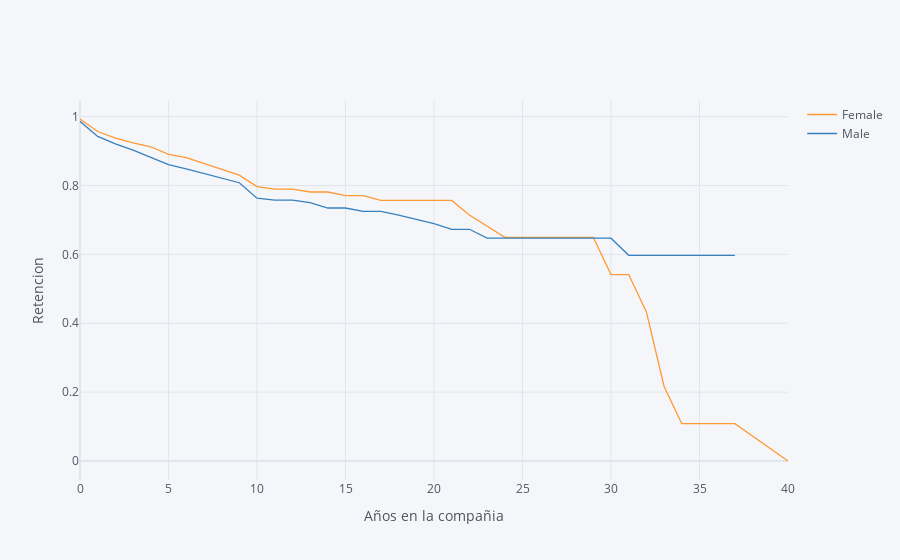

Write notebook code for a chart like this one.
### Markdown cell above
## 2. Compare the plot above with one that plots employee retention rates by gender over the number of years the employee has been working for the company.

### Code cell
ret_rates = survival(data, 'Gender','YearsAtCompany', 'Attrition')
ret_rates.iplot(kind='line', xTitle='Años en la compañia', yTitle='Retencion')

### Figure 1 — Plotly figure (JSON) as saved in the notebook; plotly's stock layout.template omitted (floating-point values rounded to 4 significant figures)
{"data": [{"line": {"color": "rgba(255, 153, 51, 1.0)", "dash": "solid", "shape": "linear", "width": 1.3}, "mode": "lines", "name": "Female", "text": "", "type": "scatter", "x": [0, 1, 2, 3, 4, 5, 6, 7, 8, 9, 10, 11, 12, 13, 14, 15, 16, 17, 18, 19, 20, 21, 22, 23, 24, 25, 26, 27, 29, 30, 31, 32, 33, 34, 36, 37, 40], "y": [0.9932, 0.9568, 0.938, 0.9239, 0.9126, 0.8906, 0.8813, 0.8642, 0.8487, 0.8303, 0.7969, 0.7898, 0.7898, 0.7812, 0.7812, 0.7704, 0.7704, 0.7566, 0.7566, 0.7566, 0.7566, 0.7566, 0.7146, 0.6821, 0.6496, 0.6496, 0.6496, 0.6496, 0.6496, 0.5414, 0.5414, 0.4331, 0.2165, 0.1083, 0.1083, 0.1083, 0]}, {"line": {"color": "rgba(55, 128, 191, 1.0)", "dash": "solid", "shape": "linear", "width": 1.3}, "mode": "lines", "name": "Male", "text": "", "type": "scatter", "x": [0, 1, 2, 3, 4, 5, 6, 7, 8, 9, 10, 11, 12, 13, 14, 15, 16, 17, 18, 19, 20, 21, 22, 23, 24, 25, 26, 27, 29, 30, 31, 32, 33, 34, 36, 37, 40], "y": [0.9864, 0.9425, 0.921, 0.9029, 0.8815, 0.861, 0.8483, 0.8342, 0.8206, 0.8081, 0.7634, 0.7577, 0.7577, 0.7506, 0.7347, 0.7347, 0.725, 0.725, 0.714, 0.7021, 0.6894, 0.6729, 0.6729, 0.6471, 0.6471, 0.6471, 0.6471, 0.6471, 0.6471, 0.6471, 0.5973, 0.5973, 0.5973, 0.5973, 0.5973, 0.5973, ""]}], "layout": {"autosize": true, "legend": {"bgcolor": "#F5F6F9", "font": {"color": "#4D5663"}}, "paper_bgcolor": "#F5F6F9", "plot_bgcolor": "#F5F6F9", "title": {"font": {"color": "#4D5663"}}, "xaxis": {"autorange": true, "gridcolor": "#E1E5ED", "range": [0, 40], "showgrid": true, "tickfont": {"color": "#4D5663"}, "title": {"font": {"color": "#4D5663"}, "text": "Años en la compañia"}, "type": "linear", "zerolinecolor": "#E1E5ED"}, "yaxis": {"autorange": true, "gridcolor": "#E1E5ED", "range": [-0.05518, 1.048], "showgrid": true, "tickfont": {"color": "#4D5663"}, "title": {"font": {"color": "#4D5663"}, "text": "Retencion"}, "type": "linear", "zerolinecolor": "#E1E5ED"}}}
